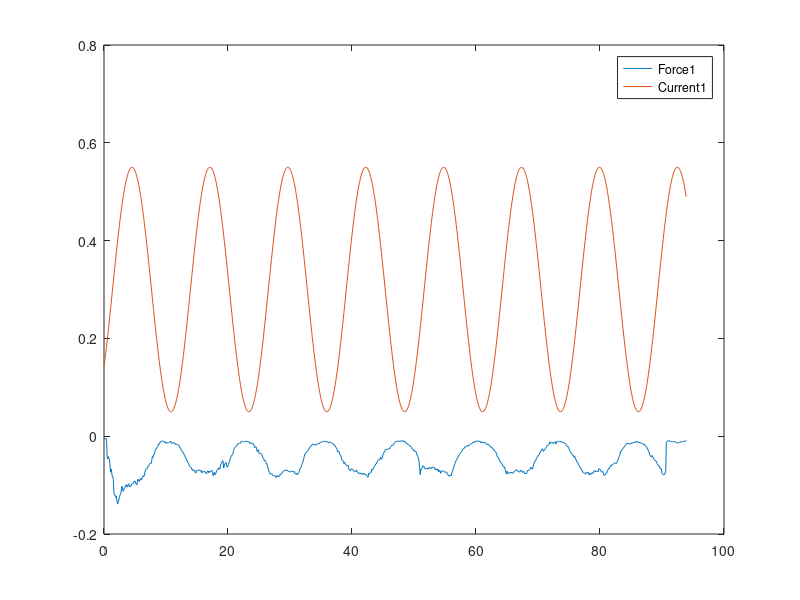
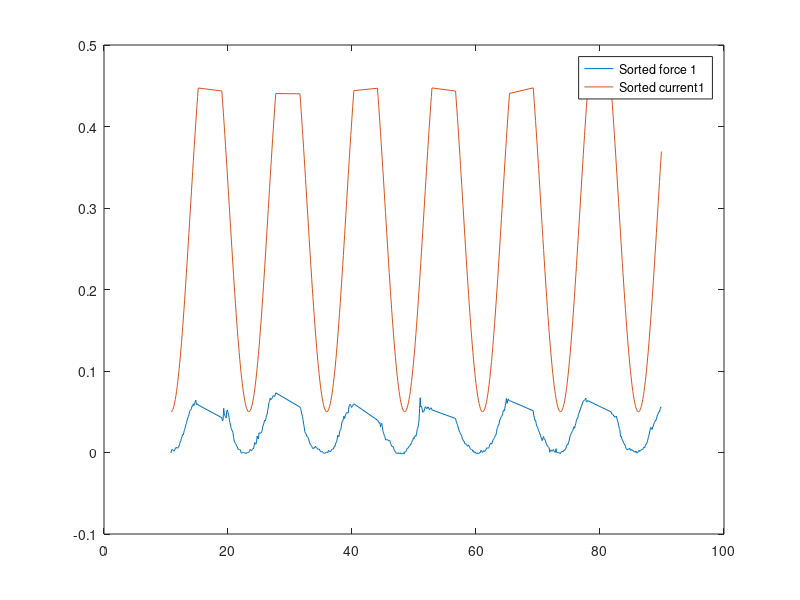
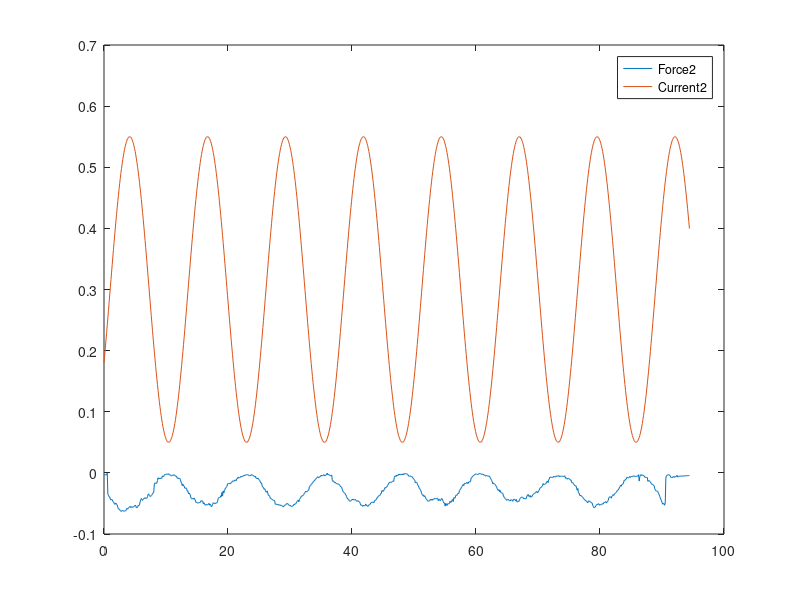
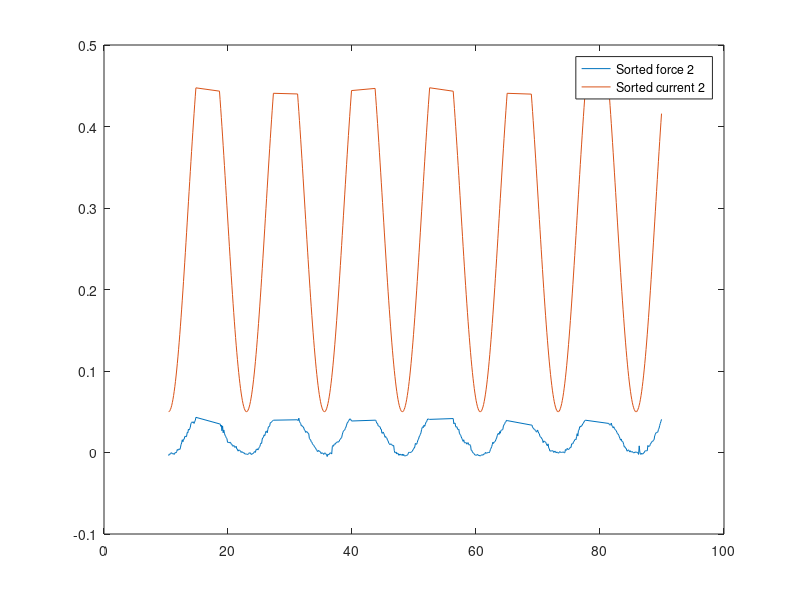

Recreate these plots in MATLAB, in order.
load('matlab_and_force_measurements_3sets')
%% Measurement set 1 freq = 0.5rad/s
% Labview
force1 = f1*10^-3;
time1 = t1*10^-3;
% Matlab
current1 = 0.25*sin(0.5*(time1-10.8) - pi/2) + 0.3;
pos1 = mean(p1); % mean postion

% Sorting out the dataset 
figure(10)
plot(time1,force1)
hold on
plot(time1,current1)
hold off
legend('Force1','Current1');

% sl1 = find(time1>7 & time1<90); % sorted location
sl1 = find(time1>10.8 & time1<90); % sorted location
off1 = mean(force1(find(time1>90.9):end)); % offset correction
% Sorted dataset
fs1 = -(force1(sl1(1):sl1(end)) - off1);  % sorted force
ts1 = time1(sl1(1):sl1(end));   % sorted time
cs1 = current1(sl1(1):sl1(end)); % sorted current

% Cancelling out the influence of current > 0.45
fs1 = fs1(find(cs1<0.45));
ts1 = ts1(find(cs1<0.45));
cs1 = cs1(find(cs1<0.45));

figure(11)
plot(ts1,fs1)
hold on
plot(ts1,cs1)
hold off
legend('Sorted force 1','Sorted current1');


%% Measurement set 2 freq = 0.5rad/s
% Labview
force2 = f2*10^-3;
time2 = t2*10^-3;
% Matlab
current2 = 0.25*sin(0.5*(time2-10.42) - pi/2) + 0.3;
pos2 = mean(p2); % mean postion

% Sorting out the dataset 
figure(20)
plot(time2,force2)
hold on
plot(time2,current2)
hold off
legend('Force2','Current2');

sl2 = find(time2>10.42 & time2<90); % sorted location
off2 = mean(force2(find(time2>90.82):end)); % offset correction
% Sorted dataset
fs2 = -(force2(sl2(1):sl2(end))-off2);  % sorted force
ts2 = time2(sl2(1):sl2(end));   % sorted time
cs2 = current2(sl2(1):sl2(end)); % sorted current

% Cancelling out the influence of current > 0.45
fs2 = fs2(find(cs2<0.45));
ts2 = ts2(find(cs2<0.45));
cs2 = cs2(find(cs2<0.45));

figure(21)
plot(ts2,fs2)
hold on
plot(ts2,cs2)
hold off
legend('Sorted force 2','Sorted current 2');


%% Measurement set 3 freq = 0.5rad/s
% Labview
force3 = f3*10^-3;
time3 = t3*10^-3;
% Matlab
current3 = 0.25*sin(0.5*(time3-10.34) - pi/2) + 0.3;
pos3 = mean(p3); % mean postion

% Sorting out the dataset 
figure(30)
plot(time3,force3)
hold on
plot(time3,current3)
hold off
legend('Force3','Current3');

sl3 = find(time3>10.34 & time3<84); % sorted location
off3 = mean(force3(find(time3>84.04):end)); % offset correction

% Sorted dataset
fs3 = -(force3(sl3(1):sl3(end)) - off3);  % sorted force
ts3 = time3(sl3(1):sl3(end));   % sorted time
cs3 = current3(sl3(1):sl3(end)); % sorted current

% Cancelling out the influence of current > 0.45
fs3 = fs3(find(cs3<0.45));
ts3 = ts3(find(cs3<0.45));
cs3 = cs3(find(cs3<0.45));

figure(31)
plot(ts3,fs3)
hold on
plot(ts3,cs3)
hold off
legend('Sorted force 3','Sorted current 3');


%% Measurement set 4 freq = 0.5rad/s
% Labview
force4 = f4*10^-3;
time4 = t4*10^-3;
% Matlab
current4 = 0.25*sin(0.5*(time4-10) - pi/2) + 0.3;
pos4 = mean(p4); % mean postion

% Sorting out the dataset 
figure(40)
plot(time4,force4)
hold on
plot(time4,current4)
hold off
legend('Force4','Current4');

sl4 = find(time4>10 & time4<89.2); % sorted location
off4 = mean(force4(find(time4>90.8):end)); % offset correction
% Sorted dataset
fs4 = -(force4(sl4(1):sl4(end))-off4);  % sorted force
ts4 = time4(sl4(1):sl4(end));   % sorted time
cs4 = current4(sl4(1):sl4(end)); % sorted current

% Cancelling out the influence of current > 0.45
fs4 = fs4(find(cs4<0.45));
ts4 = ts4(find(cs4<0.45));
cs4 = cs4(find(cs4<0.45));

figure(41)
plot(ts4,fs4)
hold on
plot(ts4,cs4)
hold off
legend('Sorted force 4','Sorted current 4');


%% Measurement set 5 freq = 0.5rad/s
% Labview
force5 = f5*10^-3;
time5 = t5*10^-3;
% Matlab
current5 = 0.25*sin(0.5*(time5-22.03) - pi/2) + 0.3;
pos5 = mean(p5); % mean postion

% Sorting out the dataset 
figure(50)
plot(time5,force5)
hold on
plot(time5,current5)
hold off
legend('Force5','Current5');

sl5 = find(time5>22.03 & time5<101.8); % sorted location
buf1 = find(time5<12.43);
buf2 = find(time5>103.5);
off5 = mean([force5(1:buf1(end));force5(buf2(1):end)]); % offset correction

% Sorted dataset
fs5 = -(force5(sl5(1):sl5(end))-off5);  % sorted force
ts5 = time5(sl5(1):sl5(end));   % sorted time
cs5 = current5(sl5(1):sl5(end)); % sorted current

% Cancelling out the influence of current > 0.45
fs5 = fs5(find(cs5<0.45));
ts5 = ts5(find(cs5<0.45));
cs5 = cs5(find(cs5<0.45));

figure(51)
plot(ts5,fs5)
hold on
plot(ts5,cs5)
hold off
legend('Sorted force 5','Sorted current 5');

%% Measurement set 6 freq = 1rad/s
% Labview
force6 = f6*10^-3;
time6 = t6*10^-3;
% Matlab
current6 = 0.25*sin(1*(time6-12.39) - pi/2) + 0.3;
pos6 = mean(p6); % mean postion

% Sorting out the dataset 
figure(60)
plot(time6,force6)
hold on
plot(time6,current6)
hold off
legend('Force6','Current6');

sl6 = find(time6>12.39 & time6<64.4); % sorted location
off6 = mean([force6(find(time6<7.67));force6(find(time6>67.78):end)]); % offset correction
% Sorted dataset
fs6 = -(force6(sl6(1):sl6(end))- off6);  % sorted force
ts6 = time6(sl6(1):sl6(end));   % sorted time
cs6 = current6(sl6(1):sl6(end)); % sorted current

% Cancelling out the influence of current > 0.45
fs6 = fs6(find(cs6<0.45));
ts6 = ts6(find(cs6<0.45));
cs6 = cs6(find(cs6<0.45));

figure(61)
plot(ts6,fs6)
hold on
plot(ts6,cs6)
hold off
legend('Sorted force 6','Sorted current 6');

%% Measurement set 8 freq = 1rad/s
% Labview
force8 = f8*10^-3;
time8 = t8*10^-3;
% Matlab
current8 = 0.25*sin(1*(time8-12.07) - pi/2) + 0.3;
pos8 = mean(p8); % mean postion

% Sorting out the dataset 
figure(80)
plot(time8,force8)
hold on
plot(time8,current8)
hold off
legend('Force8','Current8');

sl8 = find(time8>12.07 & time8<96.7); % sorted location
off8 = mean([force8(find(time8<7.2));force8(find(time8>97.47):end)]); % offset correction
% Sorted dataset
fs8 = -(force8(sl8(1):sl8(end))- off8);  % sorted force
ts8 = time8(sl8(1):sl8(end));   % sorted time
cs8 = current8(sl8(1):sl8(end)); % sorted current

% Cancelling out the influence of current > 0.45
fs8 = fs8(find(cs8<0.45));
ts8 = ts8(find(cs8<0.45));
cs8 = cs8(find(cs8<0.45));

figure(81)
plot(ts8,fs8)
hold on
plot(ts8,cs8)
hold off
legend('Sorted force 8','Sorted current 8');

%% Measurement set 9 freq = 1rad/s
% Labview
force9 = f9*10^-3;
time9 = t9*10^-3;
% Matlab
current9 = 0.25*sin(1*(time9-10.23) + pi/2) + 0.3;
pos9 = mean(p9); % mean postion

% Sorting out the dataset 
figure(90)
plot(time9,force9)
hold on
plot(time9,current9)
hold off
legend('Force9','Current9');

sl9 = find(time9>10.23 & time9<68.53); % sorted location
off9 = mean([force9(find(time9<8.428));force9(find(time9>68.63):end)]); % offset correction
% Sorted dataset
fs9 = -(force9(sl9(1):sl9(end))- off9);  % sorted force
ts9 = time9(sl9(1):sl9(end));   % sorted time
cs9 = current9(sl9(1):sl9(end)); % sorted current

% Cancelling out the influence of current > 0.45
fs9 = fs9(find(cs9<0.45));
ts9 = ts9(find(cs9<0.45));
cs9 = cs9(find(cs9<0.45));

figure(91)
plot(ts9,fs9)
hold on
plot(ts9,cs9)
hold off
legend('Sorted force 9','Sorted current 9');

%% Measurement set 10 freq = 1rad/s
% Labview
force10 = f10*10^-3;
time10 = t10*10^-3;
% Matlab
current10 = 0.25*sin(1*(time10-9.437) + pi/2) + 0.3;
pos10 = mean(p10); % mean postion

% Sorting out the dataset 
figure(100)
plot(time10,force10)
hold on
plot(time10,current10)
hold off
legend('Force10','Current10');

sl10 = find(time10>9.437 & time10<65.14); % sorted location
off10 = mean([force10(find(time10<7.837));force10(find(time10>68.04):end)]); % offset correction
% Sorted dataset
fs10 = -(force10(sl10(1):sl10(end))- off10);  % sorted force
ts10 = time10(sl10(1):sl10(end));   % sorted time
cs10 = current10(sl10(1):sl10(end)); % sorted current

% Cancelling out the influence of current > 0.45
fs10 = fs10(find(cs10<0.45));
ts10 = ts10(find(cs10<0.45));
cs10 = cs10(find(cs10<0.45));

figure(101)
plot(ts10,fs10)
hold on
plot(ts10,cs10)
hold off
legend('Sorted force 10','Sorted current 10');

%% Measurement set 11 freq = 1rad/s
% Labview
force11 = f11*10^-3;
time11 = t11*10^-3;
% Matlab
current11 = 0.25*sin(1*(time11-9.53) + pi) + 0.3;
pos11 = mean(p11); % mean postion

% Sorting out the dataset 
figure(110)
plot(time11,force11)
hold on
plot(time11,current11)
hold off
legend('Force11','Current11');

sl11 = find(time11>9.53 & time11<62.93); % sorted location
off11 = mean([force11(find(time11<6.03));force11(find(time11>66.13):end)]); % offset correction
% Sorted dataset
fs11 = -(force11(sl11(1):sl11(end))- off11);  % sorted force
ts11 = time11(sl11(1):sl11(end));   % sorted time
cs11 = current11(sl11(1):sl11(end)); % sorted current

% Cancelling out the influence of current > 0.45
fs11 = fs11(find(cs11<0.45));
ts11 = ts11(find(cs11<0.45));
cs11 = cs11(find(cs11<0.45));

figure(111)
plot(ts11,fs11)
hold on
plot(ts11,cs11)
hold off
legend('Sorted force 11','Sorted current 11');


%% Measurement set 12 freq = 1rad/s
% Labview
force12 = f12*10^-3;
time12 = t12*10^-3;
% Matlab
current12 = 0.25*sin(1*(time12-7.65) + pi) + 0.3;
pos12 = mean(p12); % mean postion

% Sorting out the dataset 
figure(120)
plot(time12,force12)
hold on
plot(time12,current12)
hold off
legend('Force12','Current12');

sl12 = find(time12>7.65 & time12<62.05); % sorted location
off12 = mean([force12(find(time12<4.349));force12(find(time12>64.35):end)]); % offset correction
% Sorted dataset
fs12 = -(force12(sl12(1):sl12(end))- off12);  % sorted force
ts12 = time12(sl12(1):sl12(end));   % sorted time
cs12 = current12(sl12(1):sl12(end)); % sorted current

% Cancelling out the influence of current > 0.45
fs12 = fs12(find(cs12<0.45));
ts12 = ts12(find(cs12<0.45));
cs12 = cs12(find(cs12<0.45));

figure(121)
plot(ts12,fs12)
hold on
plot(ts12,cs12)
hold off
legend('Sorted force 12','Sorted current 12');


%% Measurement set 13 freq = 1rad/s
% Labview
force13 = f13*10^-3;
time13 = t13*10^-3;
% Matlab
current13 = 0.25*sin(1*(time13-10.50) + pi) + 0.3;
pos13 = mean(p13); % mean postion

% Sorting out the dataset 
figure(130)
plot(time13,force13)
hold on
plot(time13,current13)
hold off
legend('Force13','Current13');

sl13 = find(time13>10.50 & time13<64.31); % sorted location
off13 = mean([force13(find(time13<7.109));force13(find(time13>67.31):end)]); % offset correction
% Sorted dataset
fs13 = -(force13(sl13(1):sl13(end))- off13);  % sorted force
ts13 = time13(sl13(1):sl13(end));   % sorted time
cs13 = current13(sl13(1):sl13(end)); % sorted current

% Cancelling out the influence of current > 0.45
fs13 = fs13(find(cs13<0.45));
ts13 = ts13(find(cs13<0.45));
cs13 = cs13(find(cs13<0.45));

figure(131)
plot(ts13,fs13)
hold on
plot(ts13,cs13)
hold off
legend('Sorted force 13','Sorted current 13');

%% Measurement set 14 freq = 1rad/s
% Labview
force14 = f14*10^-3;
time14 = t14*10^-3;
% Matlab
current14 = 0.25*sin(1*(time14-6.296) + pi/2) + 0.3;
pos14 = mean(p14); % mean postion

% Sorting out the dataset 
figure(140)
plot(time14,force14)
hold on
plot(time14,current14)
hold off
legend('Force14','Current14');

sl14 = find(time14>6.296 & time14<64.1); % sorted location
off14 = mean([force14(find(time14<4.696));force14(find(time14>64.8):end)]); % offset correction
% Sorted dataset
fs14 = -(force14(sl14(1):sl14(end))- off14);  % sorted force
ts14 = time14(sl14(1):sl14(end));   % sorted time
cs14 = current14(sl14(1):sl14(end)); % sorted current

% Cancelling out the influence of current > 0.45
fs14 = fs14(find(cs14<0.45));
ts14 = ts14(find(cs14<0.45));
cs14 = cs14(find(cs14<0.45));

figure(141)
plot(ts14,fs14)
hold on
plot(ts14,cs14)
hold off
legend('Sorted force 14','Sorted current 14');

%% Measurement set 15 freq = 1rad/s
% Labview
force15 = f15*10^-3;
time15 = t15*10^-3;
% Matlab
current15 = 0.25*sin(1*(time15-8.251) + pi) + 0.3;
pos15 = mean(p15); % mean postion

% Sorting out the dataset 
figure(150)
plot(time15,force15)
hold on
plot(time15,current15)
hold off
legend('Force15','Current15');

sl15 = find(time15>8.251 & time15<64.85); % sorted location
off15 = mean([force15(find(time15<4.851));force15(find(time15>65.15):end)]); % offset correction
% Sorted dataset
fs15 = -(force15(sl15(1):sl15(end))- off15);  % sorted force
ts15 = time15(sl15(1):sl15(end));   % sorted time
cs15 = current15(sl15(1):sl15(end)); % sorted current

% Cancelling out the influence of current > 0.45
fs15 = fs15(find(cs15<0.45));
ts15 = ts15(find(cs15<0.45));
cs15 = cs15(find(cs15<0.45));

figure(151)
plot(ts15,fs15)
hold on
plot(ts15,cs15)
hold off
legend('Sorted force 15','Sorted current 15');

%% Measurement set 16 freq = 1rad/s
% Labview
force16 = f16*10^-3;
time16 = t16*10^-3;
% Matlab
current16 = 0.25*sin(1*(time16-8.038) + pi/2) + 0.3;
pos16 = mean(p16); % mean postion

% Sorting out the dataset 
figure(160)
plot(time16,force16)
hold on
plot(time16,current16)
hold off
legend('Force16','Current16');

sl16 = find(time16>8.038 & time16<66.04); % sorted location
off16 = mean([force16(find(time16<6.138));force16(find(time16>66.24):end)]); % offset correction
% Sorted dataset
fs16 = -(force16(sl16(1):sl16(end))- off16);  % sorted force
ts16 = time16(sl16(1):sl16(end));   % sorted time
cs16 = current16(sl16(1):sl16(end)); % sorted current

% Cancelling out the influence of current > 0.45
fs16 = fs16(find(cs16<0.45));
ts16 = ts16(find(cs16<0.45));
cs16 = cs16(find(cs16<0.45));

figure(161)
plot(ts16,fs16)
hold on
plot(ts16,cs16)
hold off
legend('Sorted force 16','Sorted current 16');

%% Measurement set 17 freq = 1rad/s
% Labview
force17 = f17*10^-3;
time17 = t17*10^-3;
% Matlab
current17 = 0.25*sin(1*(time17-16.16) + pi/2) + 0.3;
pos17 = mean(p17); % mean postion

% Sorting out the dataset 
figure(170)
plot(time17,force17)
hold on
plot(time17,current17)
hold off
legend('Force17','Current17');

sl17 = find(time17>16.16& time17<67.86); % sorted location
off17 = mean([force17(find(time17>67.86):end)]); % offset correction
% Sorted dataset
fs17 = -(force17(sl17(1):sl17(end))- off17);  % sorted force
ts17 = time17(sl17(1):sl17(end));   % sorted time
cs17 = current17(sl17(1):sl17(end)); % sorted current

% Cancelling out the influence of current > 0.45
fs17 = fs17(find(cs17<0.45));
ts17 = ts17(find(cs17<0.45));
cs17 = cs17(find(cs17<0.45));

figure(171)
plot(ts17,fs17)
hold on
plot(ts17,cs17)
hold off
legend('Sorted force 17','Sorted current 17');


%% Data Accumulation
force_oneside = [fs9;fs10;fs11;fs12;fs13;fs14;fs15;fs16;fs17];
time = [ts9;ts10;ts11;ts12;ts13;ts14;ts15;ts16;ts17];
current_oneside = [cs9;cs10;cs11;cs12;cs13;cs14;cs15;cs16;cs17];
%0.0745
pos_oneside = [ (pos9-0.0745)*ones(size(cs9));(pos10-0.0745)*ones(size(cs10));(pos11-0.0745)*ones(size(cs11));(pos12-0.0745)*ones(size(cs12));(pos13-0.0745)*ones(size(cs13));(pos14-0.0745)*ones(size(cs14));(pos15-0.0745)*ones(size(cs15));(pos16-0.0745)*ones(size(cs16));(pos17-0.0745)*ones(size(cs17))];


force = [force_oneside;-force_oneside];
pos = [pos_oneside;-pos_oneside];
current = [current_oneside; current_oneside];

%% Four coil compilation 
pos1 = pos + 0.02525;
pos2 = pos + 0.05;
pos3 = pos + 0.0751;
pos4 = pos + 0.103;

posall = [pos1;pos2;pos3;pos4];
forceall= [force;force;force;force];
currentall = [current;current;current;current];

%% Coil Locations :
% x0 = 0.002;
% x1 = 0.02525;
% x2 = 0.05;
% x3 = 0.0751;
% x4 = 0.103;
